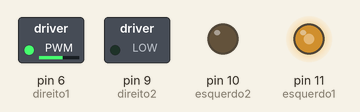
The sketch below on a simulated Arduino Uno, built with avr-gcc and run on an emulated ATmega328P. Shown: switched loads named in the sketch (green lamp = pin HIGH), output pins drawn as LEDs (lit = HIGH).

Above: at 0.1 s.
Timing chart, 0 to 1.6 s (numbered marks = the images above):
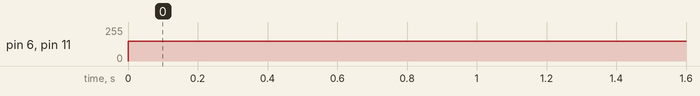

The sketch:

testeMotor.ino
```cpp
int esquerdo1 = 11;
int direito1 = 6;
int esquerdo2 = 10;
int direito2 = 9;

void setup() {
  // put your setup code here, to run once:
  pinMode(esquerdo1, OUTPUT);
  pinMode(direito1, OUTPUT);
  pinMode(esquerdo2, OUTPUT);
  pinMode(direito2, OUTPUT);

  Serial.begin(9600);
}

void loop() {
  // put your main code here, to run repeatedly:
  analogWrite(esquerdo1, 150);
  analogWrite(esquerdo2, 0);
  analogWrite(direito1, 150);
  analogWrite(direito2, 0);
  delay(50);

}
```

Measured:
- by itself, pin 6 (direito1), pin 11 (esquerdo1): 0/255 → 150/255 at 0.00 s
